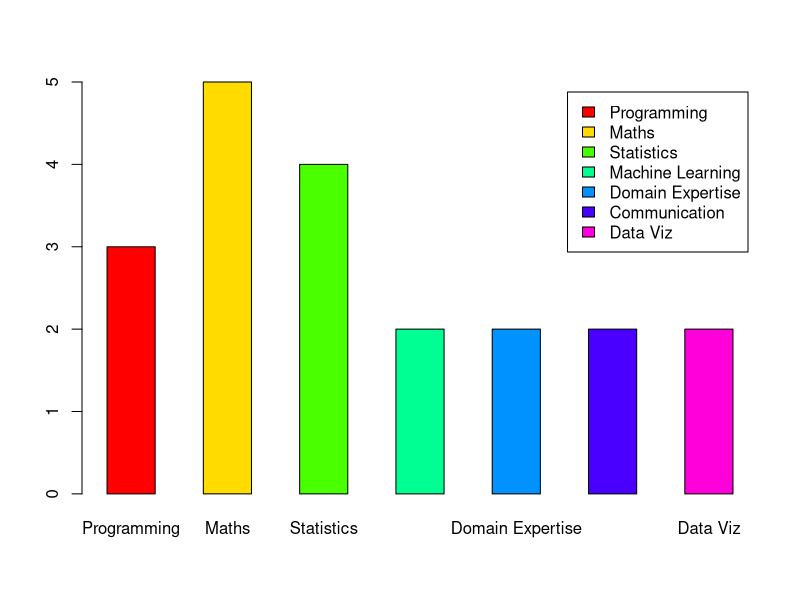

Recreate this plot in R.
## ---- chunk 1
# Data Science Profile
Skills<-c("Programming","Maths","Statistics","Machine Learning","Domain Expertise","Communication","Data Viz")
Ratings<-c(3,5,4,2,2,2,2)
barplot(Ratings,names.arg=Skills,legend.text=Skills,col=rainbow(7),space=1)
